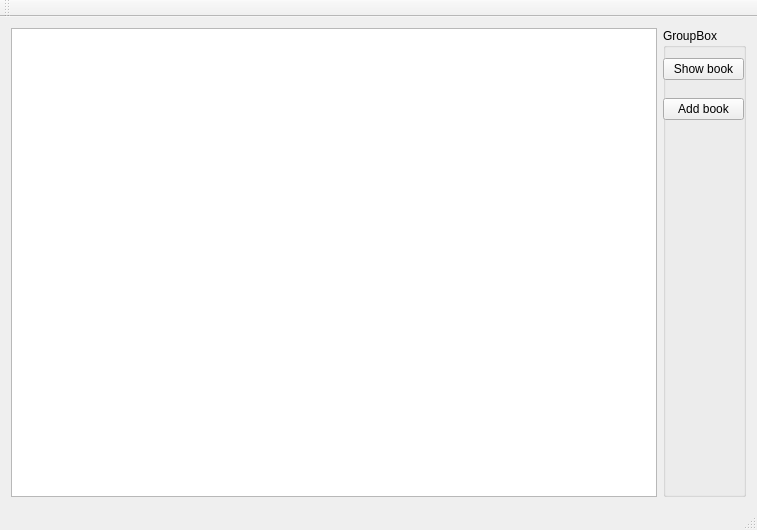
<?xml version="1.0" encoding="UTF-8"?>
<ui version="4.0">
 <class>MainWindow</class>
 <widget class="QMainWindow" name="MainWindow">
  <property name="geometry">
   <rect>
    <x>0</x>
    <y>0</y>
    <width>757</width>
    <height>530</height>
   </rect>
  </property>
  <property name="windowTitle">
   <string>MainWindow</string>
  </property>
  <widget class="QWidget" name="centralWidget">
   <layout class="QGridLayout" name="gridLayout">
    <item row="0" column="1">
     <widget class="QGroupBox" name="groupBox">
      <property name="title">
       <string>GroupBox</string>
      </property>
      <widget class="QPushButton" name="button_show_book">
       <property name="geometry">
        <rect>
         <x>0</x>
         <y>30</y>
         <width>81</width>
         <height>22</height>
        </rect>
       </property>
       <property name="text">
        <string>Show book</string>
       </property>
      </widget>
      <widget class="QPushButton" name="button_add_book">
       <property name="geometry">
        <rect>
         <x>0</x>
         <y>70</y>
         <width>81</width>
         <height>22</height>
        </rect>
       </property>
       <property name="text">
        <string>Add book</string>
       </property>
      </widget>
     </widget>
    </item>
    <item row="0" column="0">
     <widget class="QTableView" name="tableView"/>
    </item>
   </layout>
  </widget>
  <widget class="QMenuBar" name="menuBar">
   <property name="geometry">
    <rect>
     <x>0</x>
     <y>0</y>
     <width>757</width>
     <height>19</height>
    </rect>
   </property>
  </widget>
  <widget class="QToolBar" name="mainToolBar">
   <attribute name="toolBarArea">
    <enum>TopToolBarArea</enum>
   </attribute>
   <attribute name="toolBarBreak">
    <bool>false</bool>
   </attribute>
  </widget>
  <widget class="QStatusBar" name="statusBar"/>
 </widget>
 <layoutdefault spacing="6" margin="11"/>
 <resources/>
 <connections/>
</ui>
